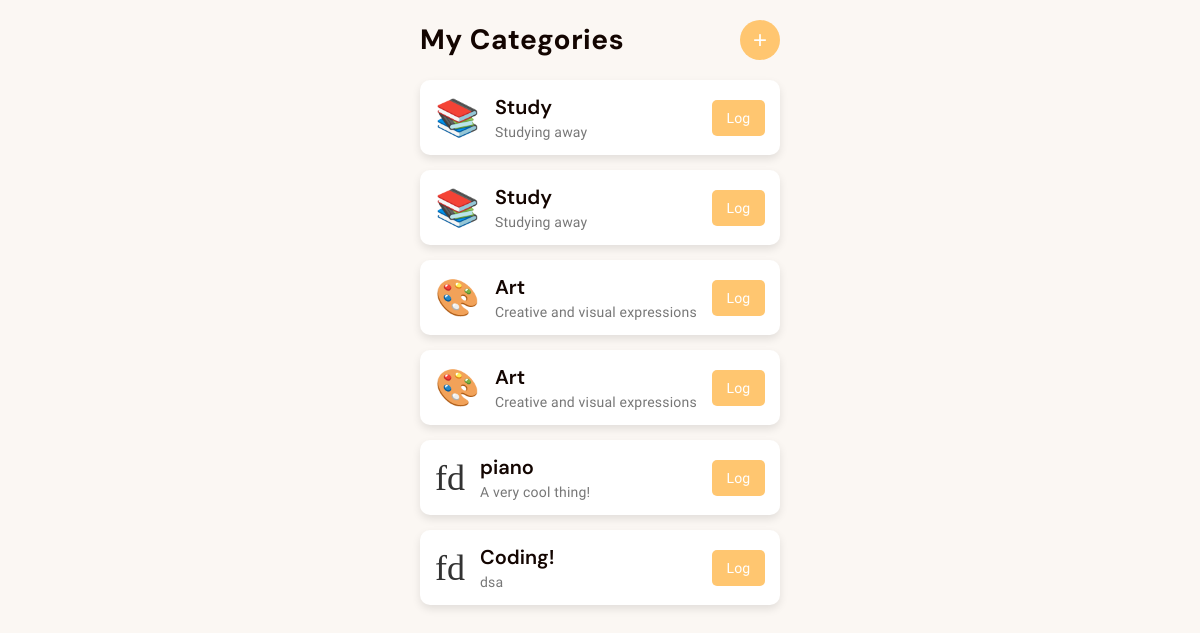
Before: / with the older database file.
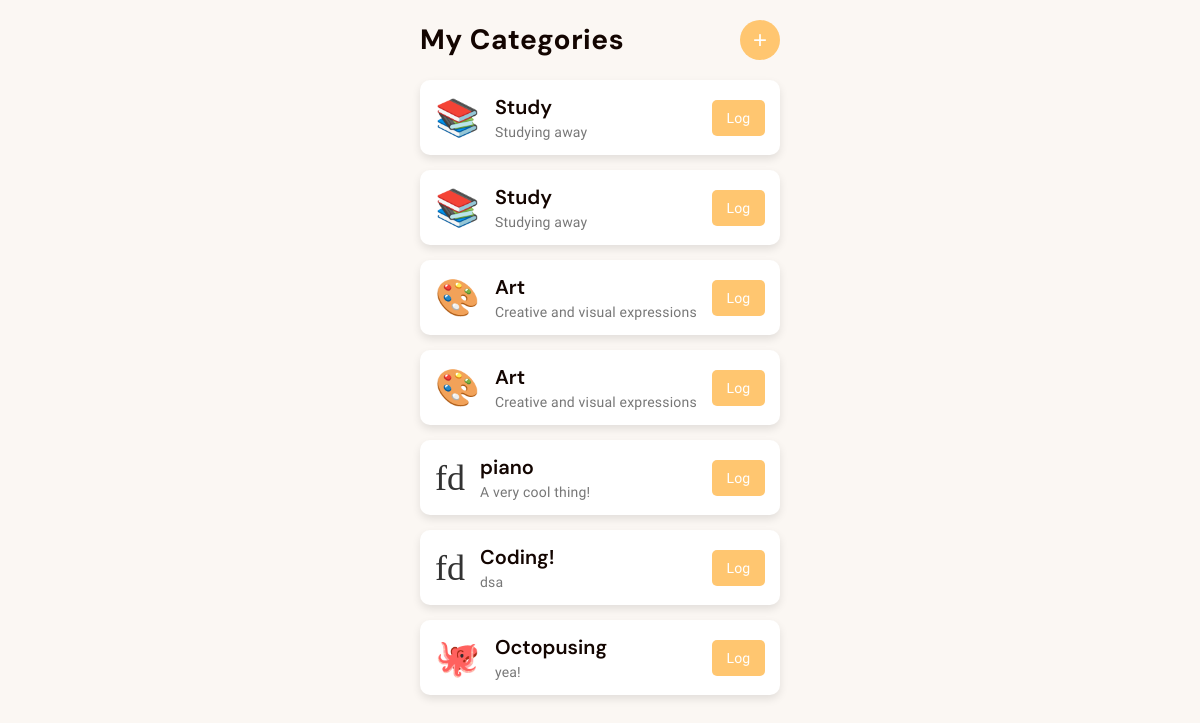
After: the same page with the newer database file.
### test_alch.py (models this page shows)
class Category(Base):
    __tablename__ = 'categories'
    id = Column(Integer, primary_key=True, autoincrement=True)
    name = Column(String)
    description = Column(String)
    icon = Column(String)
    log_entries = relationship("LogEntry", back_populates="category")

### app.py (the view)
@app.route("/", methods=["GET", "POST"])
def index():
    session = SessionLocal()
    categories = session.query(Category).all()
    session.close()
    return render_template('index.html', categories=categories)

### templates/index.html (shortened to what this page needs)
<!DOCTYPE html>
<html lang="en">
<head>
    <link rel="stylesheet" href="{{ url_for('static', filename='css/styles.css') }}">
</head>
<body>
    <div class="container">
        <header class="header">
            <h1>My Categories</h1>
            <a href="{{ url_for('create_category') }}" class="cat-button">
                <button class="add-category-btn">+</button>
            </a>
        </header>
        <div class="categories-list">
            {% for category in categories %}
                    <div class="category-card">
                        <a href="{{ url_for('category_stats', category_id=category.id) }}" class="category-link">
                            <div class="category-icon">{{ category.icon }}</div>
                            <div class="category-details">
                                <h3>{{ category.name }}</h3>
                                <p>{{ category.description }}</p>
                            </div>
                        </a>
                        <a href="{{ url_for('logger_form', category_id=category.id) }}">
                            <button class="log-btn">Log</button>
                        </a>
                    </div>
            {% endfor %}
        </div>
    </div>
</body>
</html>

### static/css/styles.css (style rules this page uses)
:root { --yellow: #FFC670; --darkYellow: #FFB133; --linen: #fbf7f3; --black: #130501; }
* { margin: 0; padding: 0; box-sizing: border-box; }
body { background-color: var(--linen); color: #333; }
.container { max-width: 400px; margin: 0 auto; padding: 20px; }
.header { display: flex; justify-content: space-between; align-items: center; margin-bottom: 20px; }
.header h1 { font-size: 28px; color: var(--black); font-family: 'DM Sans', sans-serif; font-weight: 700; line-height: 1.2; letter-spacing: 0.5px; }
.cat-button { text-decoration: none; }
.add-category-btn { background-color: var(--yellow); color: white; border: none; padding: 10px; font-size: 24px; cursor: pointer; border-radius: 50%; width: 40px; height: 40px; display: flex; justify-content: center; align-items: center; text-decoration: none; }
.categories-list { display: flex; flex-direction: column; gap: 15px; }
.category-card { background-color: rgb(255,255,255); border-radius: 10px; padding: 15px; display: flex; justify-content: space-between; align-items: center; box-shadow: 0 4px 8px rgba(0, 0, 0, 0.1); }
.category-link { display: flex; align-items: center; text-decoration: none; color: inherit; flex-grow: 1; gap: 15px; }
.category-icon { font-size: 36px; }
.category-details { flex-grow: 1; flex-direction: column; justify-content: center; }
.category-details h3 { font-size: 20px; color: var(--black); margin-bottom: 0; font-family: 'DM Sans', sans-serif; font-weight: 600; line-height: 1.25; }
.category-details p { font-size: 14px; color: #777; max-width: 95%; font-family: 'Work Sans', sans-serif; font-weight: 400; letter-spacing: 0.2px; margin-top: 4px; }
.log-btn { background-color: var(--yellow); color: white; padding: 10px 15px; border: none; font-size: 14px; border-radius: 5px; cursor: pointer; font-family: 'Work Sans', sans-serif; }

Changed rows visible on the page:
added Category: icon "🐙", name "Octopusing", description "yea!"
